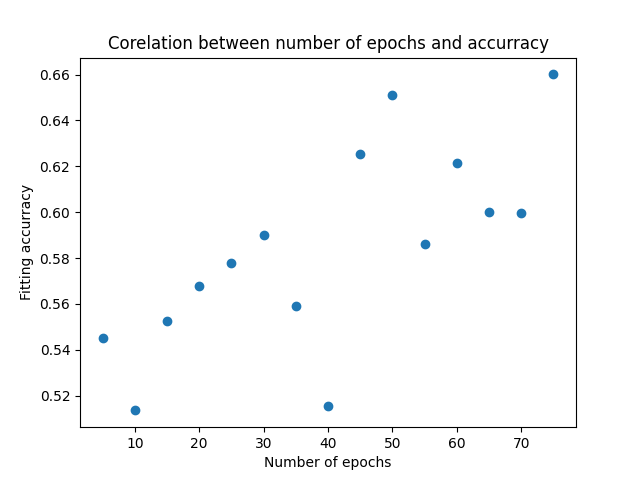

Generate this figure with Python:
import time
import numpy as np
import matplotlib.pyplot as plt
import pandas as pd

from sklearn.model_selection import train_test_split
from sklearn.datasets import fetch_california_housing
from sklearn.metrics import accuracy_score
from sklearn.metrics import confusion_matrix
from sklearn.neural_network import MLPRegressor



data = fetch_california_housing()
X = data.data
y = data.target

for i in range(8):
    X[:, i] /= (np.max(X[:, i]) - np.min(X[:, i]))
y /= (np.max(y) - np.min(y))

score = []

m = [1, 100, 200, 300, 400, 500 ,600, 700, 800, 900, 1000, 1300, 1500, 1750, 2000, 2300, 2500, 2750, 3000, 3500, 4000, 5000, 7500, 10000]


for epochs in range(5, 76, 5):
    X_train, X_test, y_train, y_test = train_test_split(X, y, test_size = 0.2)

    network = MLPRegressor(solver='adam', hidden_layer_sizes=(100, 100, 100, 100), max_iter = epochs, tol = 0.0001, activation = 'tanh')
    network.fit(X_train, y_train)
    print(network.score(X_test, y_test))
    score.append(network.score(X_test, y_test))
    print(f"epochs: {epochs}")

plt.scatter(range(5, 76, 5), score)
plt.title('Corelation between number of epochs and accurracy')
plt.xlabel('Number of epochs')
plt.ylabel('Fitting accurracy')
plt.savefig('ex4.png')